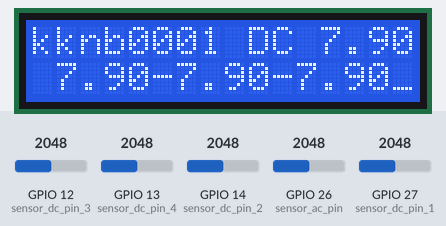
Simulated run of this sketch. Board: ESP32. Parts: 16×2 character LCD. Inputs (shaded band) come from the test bench; at power-on: GPIO 12 (sensor_dc_pin_3) = 2048, GPIO 13 (sensor_dc_pin_4) = 2048, GPIO 14 (sensor_dc_pin_2) = 2048, GPIO 27 (sensor_dc_pin_1) = 2048, GPIO 26 (sensor_ac_pin) = 2048. No MQTT or app messages arrive unless stated; what the sketch prints to the serial monitor is not drawn.

Above: at 2.5 s.
2.6 s: GPIO 12 (sensor_dc_pin_3) set to 2556
At 5.1 s:
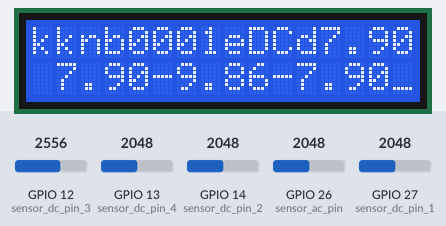
9.5 s: GPIO 12 (sensor_dc_pin_3) set to 2624
At 10.2 s:
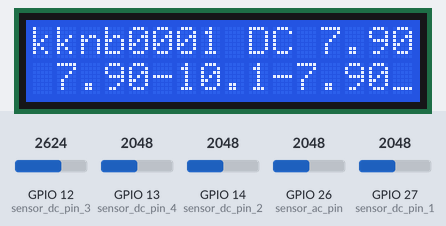
12.3 s: GPIO 13 (sensor_dc_pin_4) set to 2866
At 13.4 s:
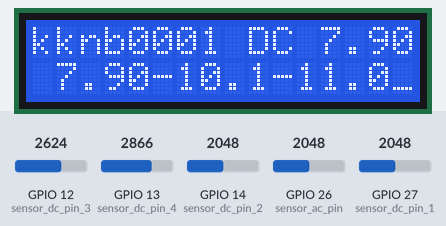
15.1 s: GPIO 14 (sensor_dc_pin_2) set to 2866
At 16.2 s:
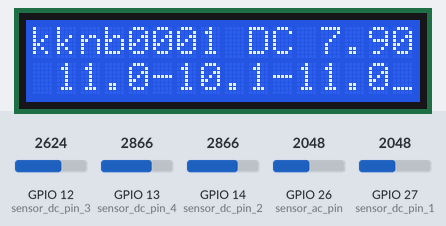
17.9 s: GPIO 27 (sensor_dc_pin_1) set to 2866
At 18.8 s:
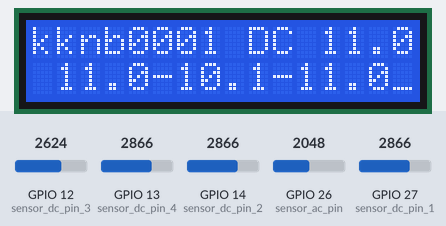
20.6 s: GPIO 26 (sensor_ac_pin) set to 2950
22.4 s: GPIO 26 (sensor_ac_pin) set to 3034
Timing chart, 0 to 25.0 s (numbered marks = the images above; inputs shaded):
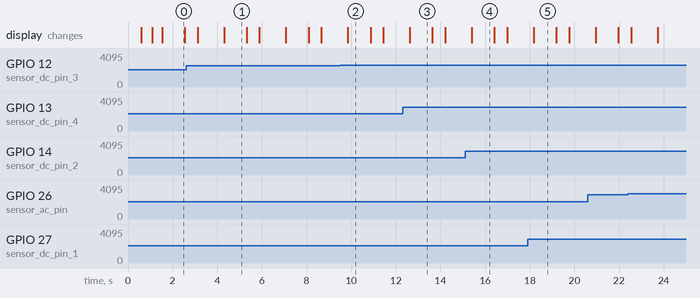

The sketch:

Voite_meter_new.ino
```cpp
/* Libary */
#include <SPI.h>
#include <Wire.h>
#include <Ethernet.h>
#include <PubSubClient.h>
#include <ArduinoJson.h>
#include <LiquidCrystal_I2C.h>

/* cal ac val */
double AC_Sensor_val = 0;
int crosscount = 0;
int climb_flag = 0;
int val[100];
int max_v = 0;
double VmaxD = 0;
double VeffD = 0;
double Veff = 0;

/* Analog Pin */
#define sensor_ac_pin 26
#define sensor_dc_pin_1 27
#define sensor_dc_pin_2 14
#define sensor_dc_pin_3 12
#define sensor_dc_pin_4 13

/* Val for cal DC  */
float volt_dc_1;
float volt_dc_2;
float volt_dc_3;
float volt_dc_4;
float DCinputforcal_dc_1 = 1296.00;
float DCinputforcal_dc_2 = 1296.00;
float DCinputforcal_dc_3 = 1296.00;
float DCinputforcal_dc_4 = 1296.00;

/* MQTT Server */
//Test server
const char* mqttServer = "broker.mqttdashboard.com";
const int mqttPort = 1883;
const char* mqttUser = "";
const char* mqttPassword = "";
char mqtt_name_id[] = "";
const char* pubTopic = "ntnode/batt/";

//Real Server
/*
  const char* mqttServer = "180.180.216.61";
  const int mqttPort = 1883;
  const char* mqttUser = "juub";
  const char* mqttPassword = "t0t12345";
  char mqtt_name_id[] = "";
  const char* pubTopic = "ntnode/batt/";
*/

/* Ethernet config */
byte mac[] = {
  0xDE, 0xAD, 0xBE, 0xEF, 0xFE, 0xED
};

/* Call for use */
EthernetClient Eclient;
PubSubClient mqtt(Eclient);
LiquidCrystal_I2C lcd(0x27, 16, 2);

/* Json config */
StaticJsonDocument<256> doc;
char buffer[256];

/* DEVICE ID */
String deviceid = "kknb0001";
/* Check Val */
int check_time;

void setup() {
  Serial.begin(115200);
  while (!Serial) ; // Needed for Leonardo only
  delay(250);
  Serial.println("Start NT Voltage meter");
  delay(250);
  /* LCD SETUP */
  lcd.begin();
  lcd.backlight();

  lcd_startup();
  delay(250);

  /* Internet connect */
  //Ethernet_connect();
  delay(250);

  /* MQTT connect */
  //MQTT_connect();

  lcd.clear();
  delay(250);
}

void loop() {
  /* MQTT Check Connect */
  /*
    if (!mqtt.connected()) {
    Serial.println("---Reconnect MQTT ---");
    MQTT_reconnect();
    }
    mqtt.loop();
  */

  cal_ac_val();

  cal_dc_val();

  debug_here();

  lcd_main();

  send_data();

  /* END LOOP */
  VmaxD = 0;
  delay(1000);
  yield();
}

void Ethernet_connect() {
  Ethernet.init(5);
  lcd_internet_connecting();
  Serial.print("Connect to Ethernet : ");

  // Check for Ethernet hardware present
  if (Ethernet.hardwareStatus() == EthernetNoHardware) {
    Serial.println("Ethernet shield was not found.  Sorry, can't run without hardware. 🙁");
  } else if (Ethernet.linkStatus() == LinkOFF) {
    Serial.println("Ethernet cable is not connected.");
  } else if (Ethernet.linkStatus() == LinkON) {
    Serial.println("Ethernet cable is connected.");
  }

  /* DHCP */
  if (Ethernet.begin(mac) == 0) {
    Serial.println("Failed to configure Ethernet using DHCP");
    // no point in carrying on, so do nothing forevermore:
    while (true) {
      delay(1);
    }
  }
  Serial.println("Done");

  /* Fix Internet IP
    Ethernet.begin(mac, ip, gateway, subnet);
    Serial.println("fix ip internet Done");
  */

  /* Show internet IP */
  Serial.print("Ethernet IP is: ");
  Serial.println(Ethernet.localIP());
  lcd_done();
  delay(100);
}

void debug_here() {
  /* Print Value */
  Serial.println("====================================");
  /* AC val */
  Serial.print("Voltage: ");
  Serial.println(Veff);
  /* DC val 1 */
  Serial.print("Battary DC Val 1 : ");
  Serial.print(volt_dc_1);
  Serial.println(" V ");
  /* DC val 2 */
  Serial.print("Battary DC Val 2 : ");
  Serial.print(volt_dc_2);
  Serial.println(" V ");
  /* DC val 3 */
  Serial.print("Battary DC Val 3 : ");
  Serial.print(volt_dc_3);
  Serial.println(" V ");
  /* DC val 4 */
  Serial.print("Battary DC Val 4 : ");
  Serial.print(volt_dc_4);
  Serial.println(" V ");
  Serial.println("====================================");

  /* DEBUG */
  Serial.println("============DEBUG==============");
  Serial.print("Analog Read AC val : ");
  Serial.println(analogRead(26));
  Serial.print("Analog Read DC_1 val : ");
  Serial.println(analogRead(27));
  Serial.println("===================");
}

void cal_ac_val() {
  for ( int i = 0; i < 100; i++ ) {
    AC_Sensor_val = analogRead(sensor_ac_pin);
    if (analogRead(sensor_ac_pin) > 3000) {
      val[i] = AC_Sensor_val;
    }
    else  if (analogRead(sensor_ac_pin) < 2850) {
      val[i] = AC_Sensor_val;
    }
    else {
      val[i] = 0;
    }
    delay(1);
  }

  max_v = 0;

  for ( int i = 0; i < 100; i++ )
  {
    if ( val[i] > max_v )
    {
      max_v = val[i];
    }
    val[i] = 0;
  }
  if (max_v != 0) {
    VmaxD = max_v;
    VeffD = VmaxD / sqrt(2);
    Veff = (((VeffD - 2103.6) / -453.6) * -210.2) + 210.2;
  }
  else {
    Veff = 0;
  }
}

void cal_dc_val() {
  /* DC check */
  float temp1;
  float temp2;
  float temp3;
  float temp4;

  /* Cal DC value */
  temp1 = analogRead(sensor_dc_pin_1);
  volt_dc_1 = 5.0 * temp1 / DCinputforcal_dc_1;

  temp2 = analogRead(sensor_dc_pin_2);
  volt_dc_2 = 5.0 * temp2 / DCinputforcal_dc_2;

  temp3 = analogRead(sensor_dc_pin_3);
  volt_dc_3 = 5.0 * temp3 / DCinputforcal_dc_3;

  temp4 = analogRead(sensor_dc_pin_4);
  volt_dc_4 = 5.0 * temp4 / DCinputforcal_dc_4;
}

void send_data() {
  /* json flie */
  for (int i = 5; i > -1; i--) {
    delay(1000);
    Serial.println("Countdown" + String(i));
    if (Veff < 145) {
      doc["deviceid"] = deviceid;
      doc["AC_1"] = 0;
      doc["DC_1"] = volt_dc_1;
      doc["DC_2"] = volt_dc_2;
      doc["DC_3"] = volt_dc_3;
      doc["DC_4"] = volt_dc_4;
      /* MQTT Send to mqtt*/
      MQTT_sendata();
      break;
    }
    else {
      check_time++;
    }
    if (check_time == 60) {
      doc["deviceid"] = deviceid;
      doc["AC_1"] = Veff;
      check_time = 0;
      /* MQTT Send to mqtt*/
      MQTT_sendata();
      break;
    }
  }
}

void MQTT_connect() {
  Serial.print("Set mqtt server :");
  lcd_mqtt_connect();
  mqtt.setServer(mqttServer, mqttPort);
  mqtt.setCallback(MQTT_callback);
  Serial.println(" Done ");
  lcd_done();
  delay(100);
}

void MQTT_callback(char* topic, byte * payload, unsigned int length) {
  Serial.print("Message arrived [");
  Serial.print(topic);
  Serial.print("] ");
  for (int i = 0; i < length; i++) {
    Serial.print((char)payload[i]);
  }
  Serial.println();
}

void MQTT_reconnect() {
  while (!mqtt.connected()) {
    Serial.print("Attempting MQTT connection...");
    // Attempt to connect
    if (mqtt.connect(mqtt_name_id, mqttUser, mqttPassword)) {
      Serial.println("-> MQTT mqtt connected");
    } else {
      Serial.print("failed, rc=");
      Serial.print(mqtt.state());
      Serial.println("-> try again in 5 seconds");
      // Wait 5 seconds before retrying
      delay(5000);
    }
  }
}

void MQTT_sendata() {
  size_t n = serializeJson(doc, buffer);

  lcd_mqtt_senddata();

  if (mqtt.connect(mqtt_name_id, mqttUser, mqttPassword)) {
    Serial.println("\nConnected MQTT: ");
    if (mqtt.publish(pubTopic, buffer , n) == true) {
      Serial.println("publish success");
      lcd_done();
    } else {
      Serial.println("publish Fail");
      lcd_fail();
    }
  } else {
    Serial.println("Connect Fail MQTT");
    lcd_fail();
  }
  Serial.println("====== JSON BODY =======");
  serializeJsonPretty(doc, Serial);
  Serial.println("======= JSON BODY END ======");
}

/* LCD */

void lcd_main() {
  if (volt_dc_1 > 10 or volt_dc_2 > 10 or volt_dc_3 > 10 or volt_dc_4 > 10) {
    lcd.clear();
  }

  lcd.setCursor(0, 0);
  lcd.print(deviceid);
  lcd.setCursor(9, 0);
  lcd.print("DC");
  lcd.setCursor(12, 0);
  lcd.print(volt_dc_1);
  lcd.setCursor(1, 1);
  lcd.print(volt_dc_2);
  lcd.setCursor(5, 1);
  lcd.print("-");
  lcd.setCursor(6, 1);
  lcd.print(volt_dc_3);
  lcd.setCursor(10, 1);
  lcd.print("-");
  lcd.setCursor(11, 1);
  lcd.print(volt_dc_4);
  lcd.setCursor(15, 1);
  lcd.print("_");
}

void lcd_mqtt_reconnect() {
  lcd.clear();
  lcd.setCursor(4, 0);
  lcd.print("MQTT DOWN");
  lcd.setCursor(4, 1);
  lcd.print("Reconnect");
}

void lcd_startup() {
  lcd.clear();
  lcd.setCursor(4, 0);
  lcd.print("Starting");
  lcd.setCursor(0, 1);
  lcd.print("NT Voltage Meter");
}

void lcd_internet_connecting() {
  lcd.clear();
  lcd.setCursor(0, 0);
  lcd.print("Ethernet connect");
}

void lcd_internet_ip_done() {
  lcd.clear();
  lcd.setCursor(2, 0);
  lcd.print("IP Address :");
  lcd.setCursor(0, 1);
  lcd.print(Ethernet.localIP());
}

void lcd_done() {
  lcd.setCursor(6, 1);
  delay(500);
  lcd.print("Done");
}

void lcd_fail() {
  lcd.setCursor(6, 1);
  delay(500);
  lcd.print("Fail");
}

void lcd_mqtt_connect() {
  lcd.clear();
  lcd.setCursor(2, 0);
  lcd.print("MQTT Connect");
}

void lcd_mqtt_senddata() {
  lcd.clear();
  lcd.setCursor(2, 0);
  lcd.print("MQTT senddata");
}
```

Measured:
- the behaviour switches between 2592 and 2593 on GPIO 12 (sensor_dc_pin_3) (found by bisection; images 1 and 2)
- after the input at 9.5 s, the display: changes after 0.35 s (image 2)
- what the display in image 0 shows lasts 1.0 s, from 1.5 s to 2.5 s
